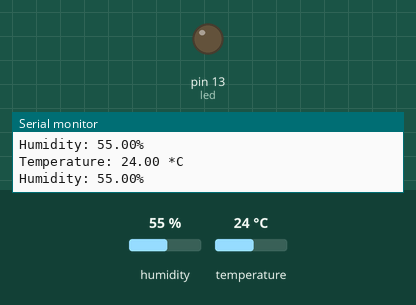
Simulated run of this sketch. Board: Arduino Uno, built with avr-gcc and run on an emulated ATmega328P. Shown: output pins drawn as LEDs (lit = HIGH), the last lines printed to the serial monitor. The test bench sets the inputs (shaded band); at power-on: humidity 55 %, temperature 24 °C.

Above: at 1.2 s.
1.3 s: humidity set to 84 %
2.8 s: humidity set to 87 %
At 4.1 s:
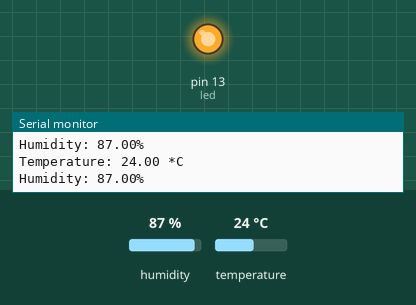
4.4 s: humidity set to 22 %
At 5.7 s:
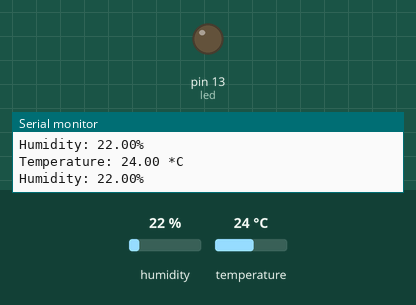
6.0 s: humidity set to 88 %
At 7.0 s:
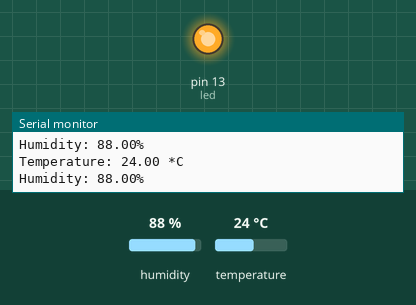
Timing chart, 0 to 8.6 s (numbered marks = the images above; inputs shaded):
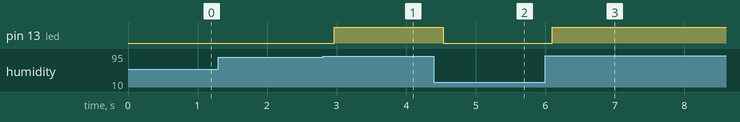

Measured:
- the behaviour switches between 85 and 86 % on humidity (found by bisection; images 0 and 1)
- after the input at 2.8 s, pin 13 (led): LOW → HIGH after 0.17 s
- after the input at 4.4 s, pin 13 (led): HIGH → LOW after 0.14 s
- after the input at 6.0 s, pin 13 (led): LOW → HIGH after 0.10 s

The sketch:

sketch_oct22b.ino
```cpp
#include <Adafruit_Sensor.h>
#include <DHT.h>
#include <DHT_U.h>

#define DHTPIN            2         // Pin which is connected to the DHT sensor.

// Uncomment the type of sensor in use:
#define DHTTYPE           DHT11     // DHT 11

DHT_Unified dht(DHTPIN, DHTTYPE);

uint32_t delayMS;

int led = 13;

void setup() {
  // initialize the digital pin as an output.
  pinMode(led, OUTPUT);
  Serial.begin(9600);
  // Initialize device.
  dht.begin();
  Serial.println("DHTxx Unified Sensor Example");
  // Declare sensor
  sensor_t sensor;
  dht.temperature().getSensor(&sensor);
  // Set delay between sensor readings based on sensor details.
  delayMS = sensor.min_delay / 100;
}

void loop() {
  // Delay between measurements.
  delay(delayMS);
  // Get temperature event and print its value.
  sensors_event_t event;
  dht.temperature().getEvent(&event);
  if (isnan(event.temperature)) {
    Serial.println("Error reading temperature!");
  }
  else {
    Serial.print("Temperature: ");
    Serial.print(event.temperature);
    Serial.println(" *C");
  }
  // Get humidity event and print its value.
  dht.humidity().getEvent(&event);
  if (isnan(event.relative_humidity)) {
    Serial.println("Error reading humidity!");
  }
  else {
    Serial.print("Humidity: ");
    Serial.print(event.relative_humidity);
    Serial.println("%");
  }
  if (event.relative_humidity>85){
    digitalWrite(led, HIGH);   // turn the LED on (HIGH is the voltage level)
  }
  else{
    digitalWrite(led, LOW);    // turn the LED off by making the voltage LOW
  }
}
```
